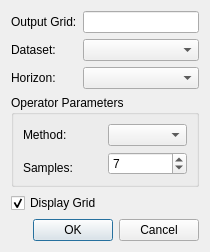
<?xml version="1.0" encoding="UTF-8"?>
<ui version="4.0">
 <class>HorizonAmplitudesDialog</class>
 <widget class="QDialog" name="HorizonAmplitudesDialog">
  <property name="geometry">
   <rect>
    <x>0</x>
    <y>0</y>
    <width>210</width>
    <height>250</height>
   </rect>
  </property>
  <property name="windowTitle">
   <string>Horizon Amplitudes</string>
  </property>
  <layout class="QVBoxLayout" name="verticalLayout">
   <item>
    <layout class="QGridLayout" name="gridLayout">
     <item row="0" column="0">
      <widget class="QLabel" name="label">
       <property name="text">
        <string>Output Grid:</string>
       </property>
      </widget>
     </item>
     <item row="0" column="1">
      <widget class="QLineEdit" name="leGrid"/>
     </item>
     <item row="1" column="0">
      <widget class="QLabel" name="label_2">
       <property name="text">
        <string>Dataset:</string>
       </property>
      </widget>
     </item>
     <item row="1" column="1">
      <widget class="QComboBox" name="cbDataset"/>
     </item>
     <item row="2" column="0">
      <widget class="QLabel" name="label_3">
       <property name="text">
        <string>Horizon:</string>
       </property>
      </widget>
     </item>
     <item row="2" column="1">
      <widget class="QComboBox" name="cbHorizon"/>
     </item>
    </layout>
   </item>
   <item>
    <widget class="QGroupBox" name="groupBox">
     <property name="title">
      <string>Operator Parameters</string>
     </property>
     <layout class="QGridLayout" name="gridLayout_2">
      <item row="0" column="0">
       <widget class="QLabel" name="label_4">
        <property name="text">
         <string>Method:</string>
        </property>
       </widget>
      </item>
      <item row="0" column="1">
       <widget class="QComboBox" name="cbMethod"/>
      </item>
      <item row="1" column="1" rowspan="2">
       <widget class="QSpinBox" name="sbSamples">
        <property name="minimum">
         <number>1</number>
        </property>
        <property name="maximum">
         <number>99</number>
        </property>
        <property name="singleStep">
         <number>2</number>
        </property>
        <property name="value">
         <number>7</number>
        </property>
       </widget>
      </item>
      <item row="2" column="0">
       <widget class="QLabel" name="label_6">
        <property name="text">
         <string>Samples:</string>
        </property>
       </widget>
      </item>
     </layout>
    </widget>
   </item>
   <item>
    <widget class="QCheckBox" name="cbDisplay">
     <property name="text">
      <string>Display Grid</string>
     </property>
     <property name="checked">
      <bool>true</bool>
     </property>
    </widget>
   </item>
   <item>
    <widget class="QDialogButtonBox" name="buttonBox">
     <property name="orientation">
      <enum>Qt::Horizontal</enum>
     </property>
     <property name="standardButtons">
      <set>QDialogButtonBox::Cancel|QDialogButtonBox::Ok</set>
     </property>
    </widget>
   </item>
  </layout>
 </widget>
 <resources/>
 <connections>
  <connection>
   <sender>buttonBox</sender>
   <signal>accepted()</signal>
   <receiver>HorizonAmplitudesDialog</receiver>
   <slot>accept()</slot>
   <hints>
    <hint type="sourcelabel">
     <x>248</x>
     <y>254</y>
    </hint>
    <hint type="destinationlabel">
     <x>157</x>
     <y>274</y>
    </hint>
   </hints>
  </connection>
  <connection>
   <sender>buttonBox</sender>
   <signal>rejected()</signal>
   <receiver>HorizonAmplitudesDialog</receiver>
   <slot>reject()</slot>
   <hints>
    <hint type="sourcelabel">
     <x>316</x>
     <y>260</y>
    </hint>
    <hint type="destinationlabel">
     <x>286</x>
     <y>274</y>
    </hint>
   </hints>
  </connection>
 </connections>
</ui>
